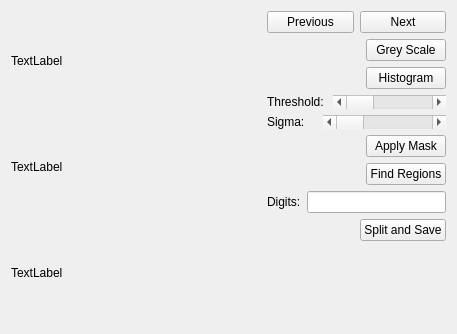
<?xml version="1.0" encoding="UTF-8"?>
<ui version="4.0">
 <class>Form</class>
 <widget class="QWidget" name="Form">
  <property name="geometry">
   <rect>
    <x>0</x>
    <y>0</y>
    <width>457</width>
    <height>326</height>
   </rect>
  </property>
  <property name="windowTitle">
   <string>Process Kiln Images</string>
  </property>
  <layout class="QGridLayout" name="gridLayout">
   <item row="0" column="1">
    <layout class="QVBoxLayout">
     <property name="rightMargin">
      <number>0</number>
     </property>
     <property name="bottomMargin">
      <number>14</number>
     </property>
     <item>
      <layout class="QHBoxLayout" name="horizontalLayout">
       <item>
        <widget class="QPushButton" name="btnPrevious">
         <property name="text">
          <string>Previous</string>
         </property>
        </widget>
       </item>
       <item>
        <widget class="QPushButton" name="btnNext">
         <property name="text">
          <string>Next</string>
         </property>
        </widget>
       </item>
      </layout>
     </item>
     <item>
      <layout class="QHBoxLayout" name="horizontalLayout_5">
       <property name="bottomMargin">
        <number>0</number>
       </property>
       <item>
        <spacer name="horizontalSpacer">
         <property name="orientation">
          <enum>Qt::Horizontal</enum>
         </property>
         <property name="sizeHint" stdset="0">
          <size>
           <width>40</width>
           <height>20</height>
          </size>
         </property>
        </spacer>
       </item>
       <item>
        <widget class="QPushButton" name="btnGreyScale">
         <property name="maximumSize">
          <size>
           <width>100</width>
           <height>16777215</height>
          </size>
         </property>
         <property name="text">
          <string>Grey Scale</string>
         </property>
        </widget>
       </item>
      </layout>
     </item>
     <item>
      <layout class="QHBoxLayout" name="horizontalLayout_6">
       <property name="bottomMargin">
        <number>0</number>
       </property>
       <item>
        <spacer name="horizontalSpacer_2">
         <property name="orientation">
          <enum>Qt::Horizontal</enum>
         </property>
         <property name="sizeHint" stdset="0">
          <size>
           <width>40</width>
           <height>20</height>
          </size>
         </property>
        </spacer>
       </item>
       <item>
        <widget class="QPushButton" name="btnHistogram">
         <property name="text">
          <string>Histogram</string>
         </property>
        </widget>
       </item>
      </layout>
     </item>
     <item>
      <layout class="QHBoxLayout" name="horizontalLayout_2">
       <property name="bottomMargin">
        <number>0</number>
       </property>
       <item>
        <widget class="QLabel" name="label_2">
         <property name="sizePolicy">
          <sizepolicy hsizetype="Fixed" vsizetype="Preferred">
           <horstretch>0</horstretch>
           <verstretch>0</verstretch>
          </sizepolicy>
         </property>
         <property name="minimumSize">
          <size>
           <width>50</width>
           <height>0</height>
          </size>
         </property>
         <property name="text">
          <string>Threshold: </string>
         </property>
        </widget>
       </item>
       <item>
        <widget class="QScrollBar" name="hsbThreshold">
         <property name="orientation">
          <enum>Qt::Horizontal</enum>
         </property>
        </widget>
       </item>
      </layout>
     </item>
     <item>
      <layout class="QHBoxLayout" name="horizontalLayout_3">
       <property name="bottomMargin">
        <number>0</number>
       </property>
       <item>
        <widget class="QLabel" name="label_3">
         <property name="sizePolicy">
          <sizepolicy hsizetype="Fixed" vsizetype="Preferred">
           <horstretch>0</horstretch>
           <verstretch>0</verstretch>
          </sizepolicy>
         </property>
         <property name="minimumSize">
          <size>
           <width>50</width>
           <height>0</height>
          </size>
         </property>
         <property name="text">
          <string>Sigma:</string>
         </property>
        </widget>
       </item>
       <item>
        <widget class="QScrollBar" name="hsbSigma">
         <property name="orientation">
          <enum>Qt::Horizontal</enum>
         </property>
        </widget>
       </item>
      </layout>
     </item>
     <item>
      <layout class="QHBoxLayout" name="horizontalLayout_7">
       <property name="bottomMargin">
        <number>0</number>
       </property>
       <item>
        <spacer name="horizontalSpacer_3">
         <property name="orientation">
          <enum>Qt::Horizontal</enum>
         </property>
         <property name="sizeHint" stdset="0">
          <size>
           <width>40</width>
           <height>20</height>
          </size>
         </property>
        </spacer>
       </item>
       <item>
        <widget class="QPushButton" name="btnApplyMask">
         <property name="text">
          <string>Apply Mask</string>
         </property>
        </widget>
       </item>
      </layout>
     </item>
     <item>
      <layout class="QHBoxLayout" name="horizontalLayout_8">
       <property name="bottomMargin">
        <number>0</number>
       </property>
       <item>
        <spacer name="horizontalSpacer_4">
         <property name="orientation">
          <enum>Qt::Horizontal</enum>
         </property>
         <property name="sizeHint" stdset="0">
          <size>
           <width>40</width>
           <height>20</height>
          </size>
         </property>
        </spacer>
       </item>
       <item>
        <widget class="QPushButton" name="btnFindRegions">
         <property name="text">
          <string>Find Regions</string>
         </property>
        </widget>
       </item>
      </layout>
     </item>
     <item>
      <layout class="QHBoxLayout" name="horizontalLayout_4">
       <property name="topMargin">
        <number>0</number>
       </property>
       <property name="bottomMargin">
        <number>0</number>
       </property>
       <item>
        <widget class="QLabel" name="label_5">
         <property name="text">
          <string>Digits:</string>
         </property>
        </widget>
       </item>
       <item>
        <widget class="QLineEdit" name="leDigits"/>
       </item>
      </layout>
     </item>
     <item>
      <layout class="QHBoxLayout" name="horizontalLayout_9">
       <property name="bottomMargin">
        <number>0</number>
       </property>
       <item>
        <spacer name="horizontalSpacer_5">
         <property name="orientation">
          <enum>Qt::Horizontal</enum>
         </property>
         <property name="sizeHint" stdset="0">
          <size>
           <width>40</width>
           <height>20</height>
          </size>
         </property>
        </spacer>
       </item>
       <item>
        <widget class="QPushButton" name="pushButton_5">
         <property name="text">
          <string>Split and Save</string>
         </property>
        </widget>
       </item>
      </layout>
     </item>
     <item>
      <spacer name="verticalSpacer_2">
       <property name="orientation">
        <enum>Qt::Vertical</enum>
       </property>
       <property name="sizeHint" stdset="0">
        <size>
         <width>20</width>
         <height>40</height>
        </size>
       </property>
      </spacer>
     </item>
    </layout>
   </item>
   <item row="0" column="0">
    <layout class="QVBoxLayout" name="verticalLayout">
     <item>
      <widget class="QLabel" name="labOriginal">
       <property name="minimumSize">
        <size>
         <width>250</width>
         <height>100</height>
        </size>
       </property>
       <property name="text">
        <string>TextLabel</string>
       </property>
      </widget>
     </item>
     <item>
      <widget class="QLabel" name="labHistogram">
       <property name="minimumSize">
        <size>
         <width>250</width>
         <height>100</height>
        </size>
       </property>
       <property name="text">
        <string>TextLabel</string>
       </property>
      </widget>
     </item>
     <item>
      <widget class="QLabel" name="labFinal">
       <property name="minimumSize">
        <size>
         <width>250</width>
         <height>100</height>
        </size>
       </property>
       <property name="text">
        <string>TextLabel</string>
       </property>
      </widget>
     </item>
     <item>
      <spacer name="verticalSpacer">
       <property name="orientation">
        <enum>Qt::Vertical</enum>
       </property>
       <property name="sizeHint" stdset="0">
        <size>
         <width>20</width>
         <height>40</height>
        </size>
       </property>
      </spacer>
     </item>
    </layout>
   </item>
  </layout>
 </widget>
 <resources/>
 <connections/>
</ui>
